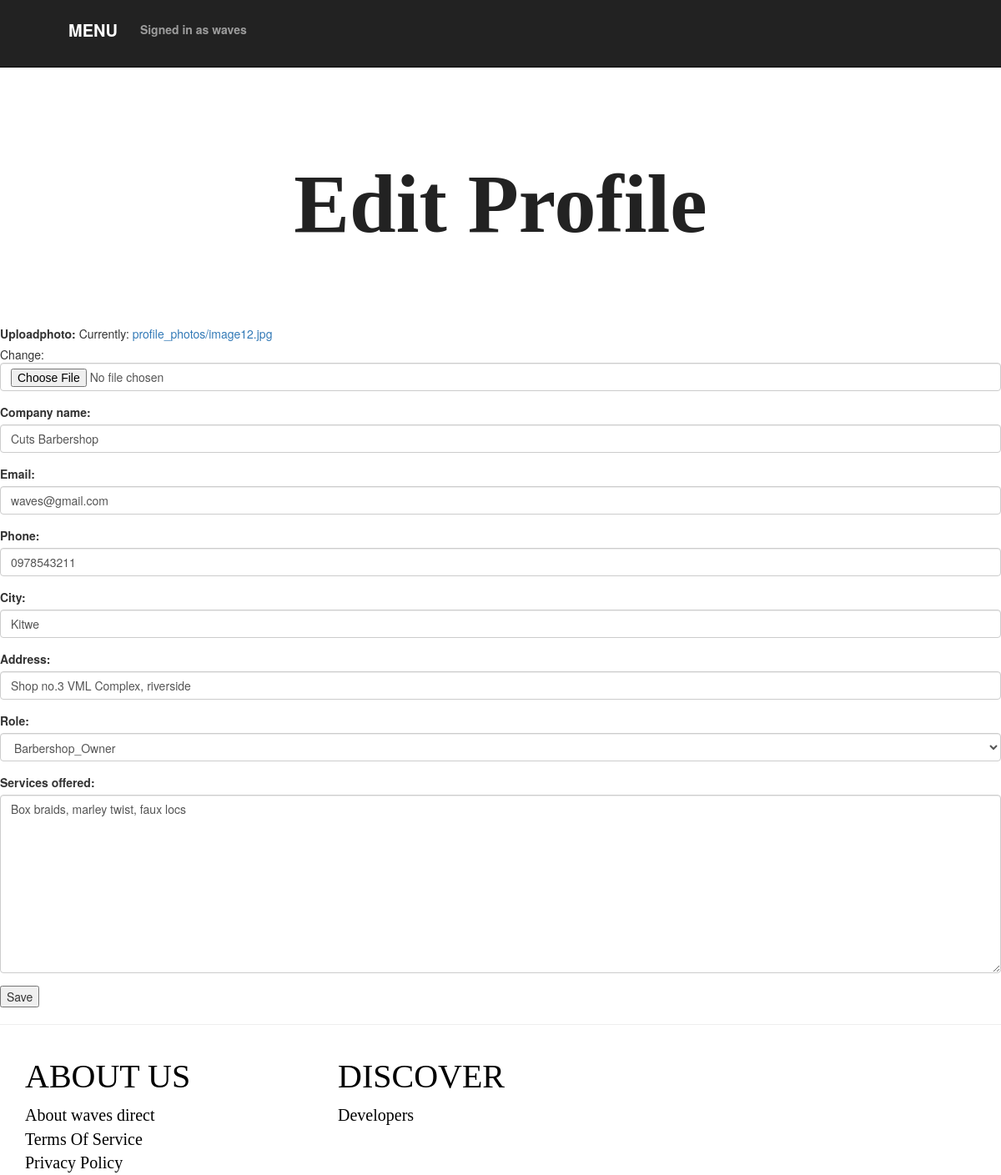
The app's page /edit_profile/ (signed in), older data.
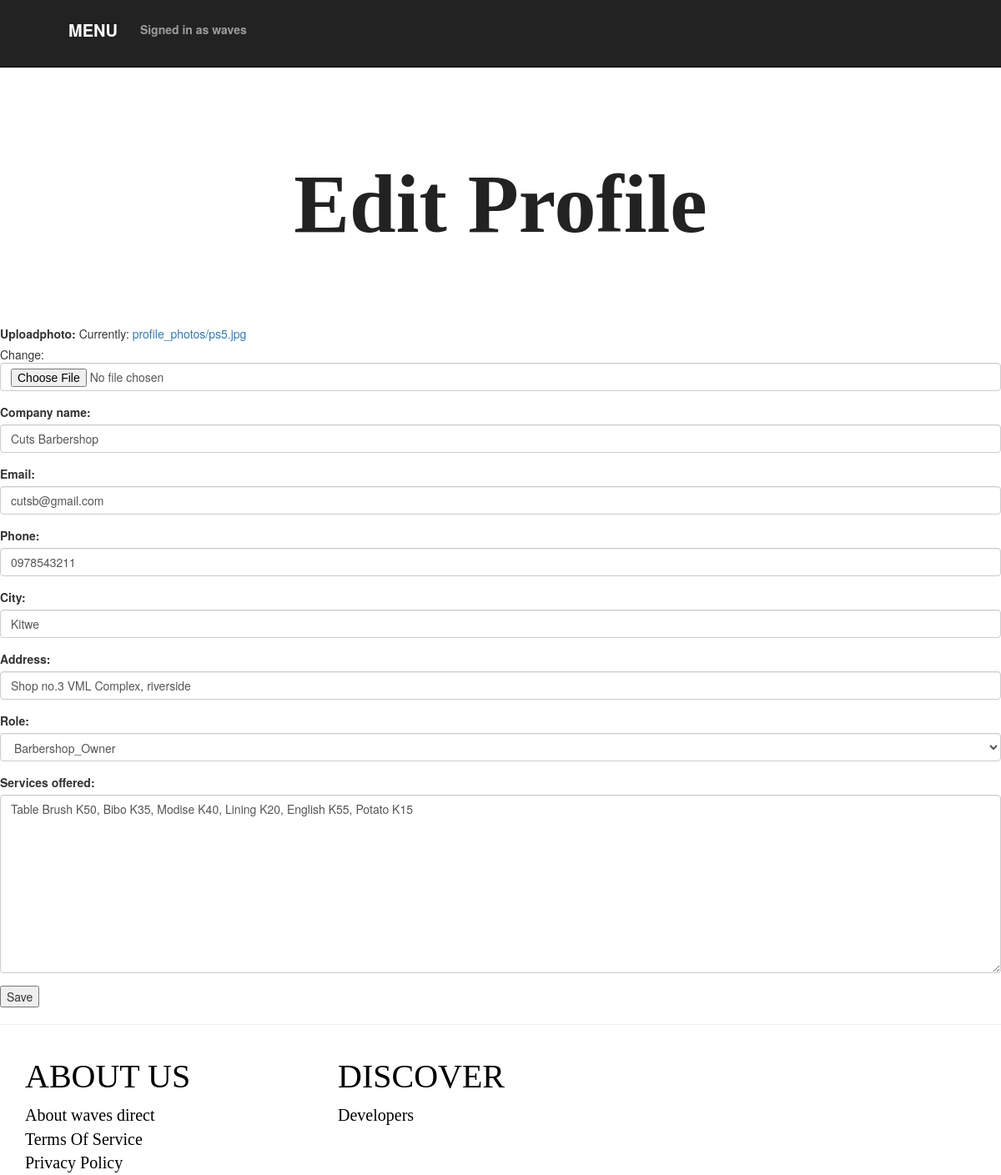
The same page, newer data.
### wavesapp/models.py (models this page shows, shortened)
class Profile(models.Model):
    SALON_OWNER = 1
    BARBERSHOP_OWNER = 2
    FREELANCE = 3
    ROLE_CHOICES = (
        (SALON_OWNER, 'Salon_Owner'),
        (BARBERSHOP_OWNER, 'Barbershop_Owner'),
        (FREELANCE, 'Freelance'),
    )
    user = models.OneToOneField(User, on_delete=models.CASCADE)
    uploadphoto = models.FileField(upload_to="profile_photos", default=None, null=True)
    company_name = models.CharField(max_length = 30, default=None, null=True)
    phone = models.CharField(max_length=30, null=True)
    address = models.CharField(max_length=100, null=True)
    city = models.CharField(max_length=30, null=True)
    email = models.EmailField(max_length=30, null=True)
    role = models.PositiveSmallIntegerField(choices=ROLE_CHOICES, null=True, blank=True)
    Services_offered = models.TextField(default=None, null=True)

### wavesapp/views.py (the view)
# urls.py: url(r'^edit_profile/$', views.edit_profile, name='edit_profile'),
@login_required
def edit_profile(request):
    profile = Profile.objects.get(user=request.user)
    if request.method == 'POST':
        profile_form = ProfileForm(request.POST, request.FILES, instance=profile)
        if  profile_form.is_valid():
            profile_form.save()
        return redirect('profile_detail', pk=request.user.id)
    else:
        profile_form = ProfileForm(instance=profile)
    return render(request,'registration/edit_profile.html',{
        'profile_form':profile_form
    })

### wavesapp/forms.py
class ProfileForm(forms.ModelForm):
    uploadphoto = forms.FileField()
    company_name = forms.CharField(max_length=32,required=True)
    phone = forms.CharField(max_length = 15)
    address = forms.CharField(max_length = 100)
    city = forms.CharField(max_length = 15)
    email = forms.EmailField(required=True,max_length=100)
    role = forms.ChoiceField(choices=Profile.ROLE_CHOICES)
    Services_offered = forms.CharField(widget=forms.Textarea)
    class Meta:
        model = Profile
        fields = ['uploadphoto','company_name', 'email', 'phone', 'city', 'address','role','Services_offered']

### wavesapp/templates/registration/edit_profile.html (shortened to what this page needs)
{% extends "wavesapp/base.html"%}
{% load staticfiles %}
{% load widget_tweaks %}
{% block content %}
<h1>Edit Profile</h1>
<form method="POST" action="{% url 'edit_profile' %}" enctype="multipart/form-data">
    {% for field in profile_form %}
    <div class="form-group">
      {{ field.label_tag}}
      {% render_field field class='form-control' %}
    </div>
    {% endfor %}
    <button type="submit">Save</button>
</form>
{% endblock %}

Row changes from the older to the newer data that the page shows:
changed Profile "Cuts Barbershop": email "waves@gmail.com" → "cutsb@gmail.com"; Services_offered "Box braids, marley twist, faux locs" → "Table Brush K50, Bibo K35, Modise K40, Lining K20, English K55, Potato K15"
Text that changed along with them:
text no longer shown: "Currently: profile_photos/image12.jpg Change:"
text now shown: "Currently: profile_photos/ps5.jpg Change:"
